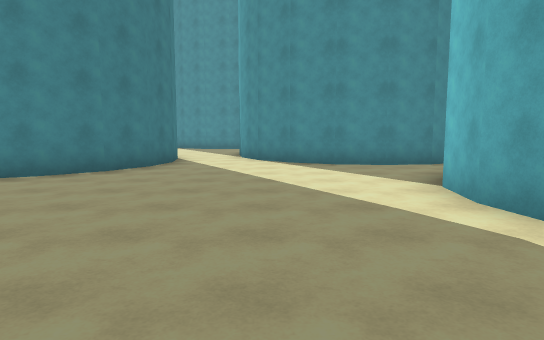
view 1 (above)

13 first-person views from a walk through a Unity game level. The camera is 1.5 m above the floor, tilts 6° down and sees 75° across. The floor is counted in squares, 2 m on a side. Each view is taken from the middle of a square. On the plan, view 1 faces up. The plan holds only what a view shows up to about 11 squares ahead; the rest is blank. The place goes on beyond the plan. Some animated figures are left out.

view 2
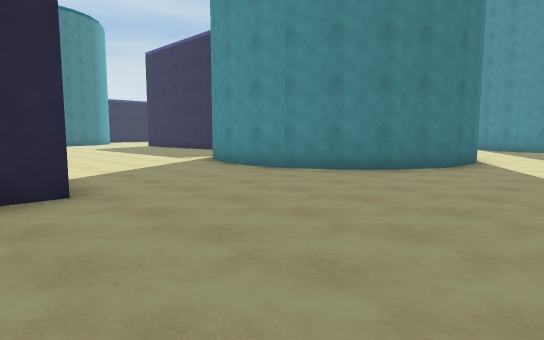

view 3
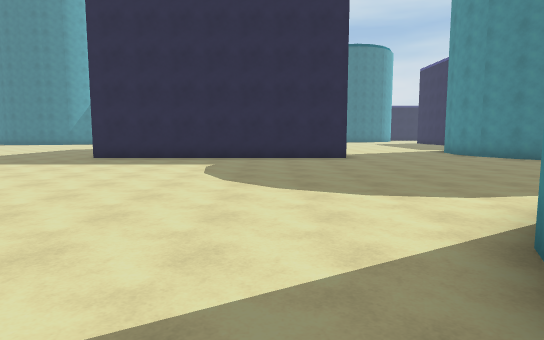

view 4
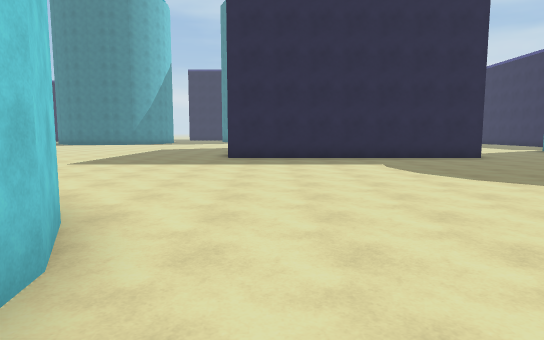

view 5
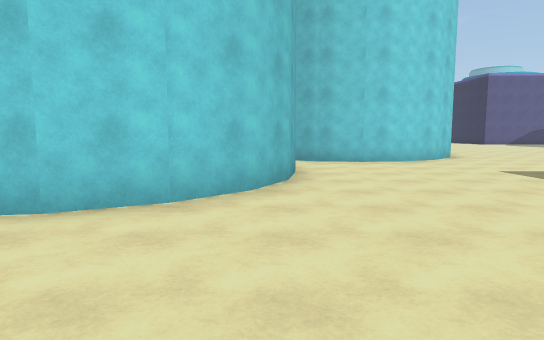

view 6
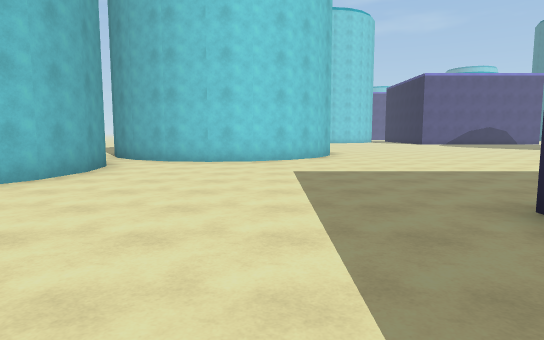

view 7
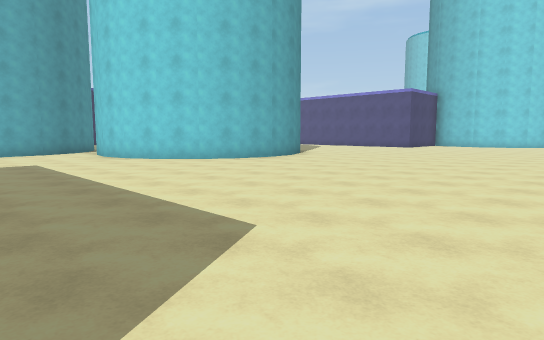

view 8
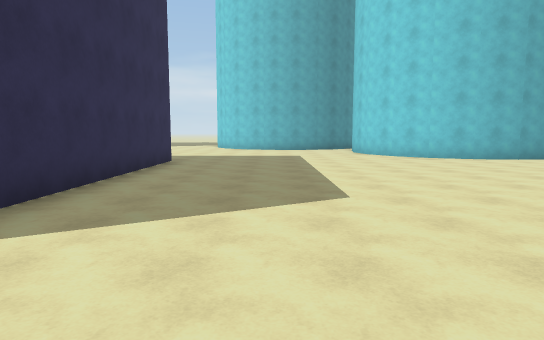

view 9
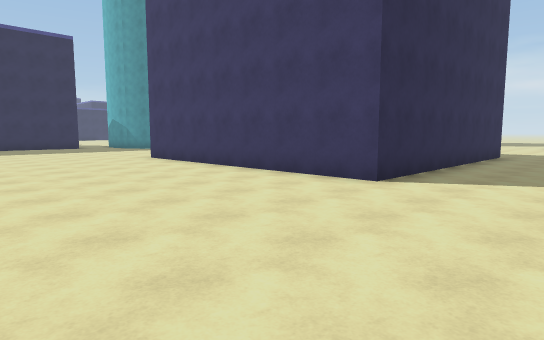

view 10
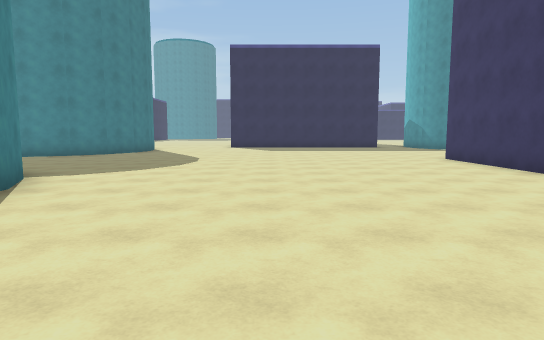

view 11
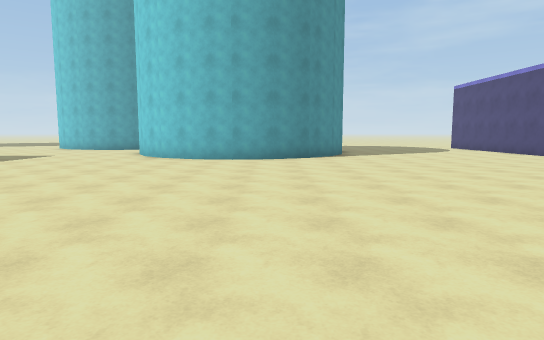

view 12
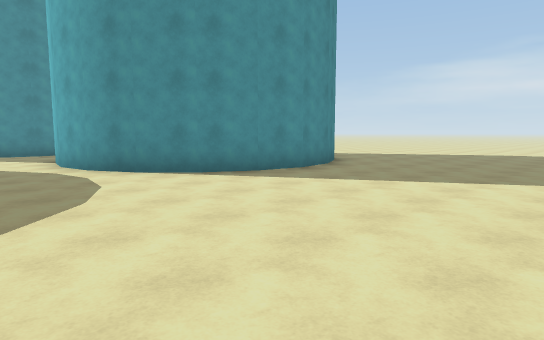

view 13
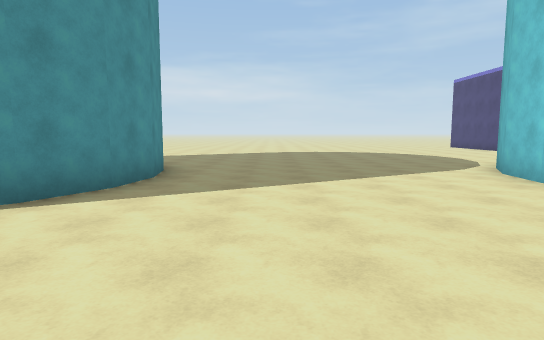

### Floor plan
Points are (right, up) in squares from view 1. A wall is a line through its corners. A room is listed if a view was taken in it or the views show most of it. See-through windows are left out.
Room 1 (views 1, 2, 3, 4, 5, 6, 7, 8, 9, 10, 11, 12, 13)
walls: (-21.1, -3.2) (-20.5, -4.3); (-4.5, 1.2) (-4.5, -6.3) (-12, -6.3) (-12, 1.2); (1.7, -11) (1.5, -9.8) (1.7, -8.6) (2.3, -7.6) (3.1, -6.8) (4.1, -6.2) (5.3, -6.1) (6.5, -6.2) (7.6, -6.8); (-2.7, 10.3) (-2.5, 9.1) (-2.7, 7.9) (-3.3, 6.9) (-4.1, 6.1) (-5.1, 5.5) (-6.3, 5.4) (-7.5, 5.5) (-8.5, 6.1); (-2.9, -18.6) (-3.4, -18.1) (-3.9, -17.1) (-4.1, -15.9) (-3.9, -14.7) (-3.4, -13.7) (-2.6, -12.9) (-1.5, -12.3) (-0.4, -12.2) (0.8, -12.3) (1.8, -12.9) (2.7, -13.7); (3.8, 8.4) (2.7, 8.2) (1.5, 8.4) (0.5, 9) (-0.4, 9.8) (-0.9, 10.9); (8.2, 0.7) (7.1, 0.2) (6, 0) (4.8, 0.2) (3.7, 0.7) (2.9, 1.5) (2.4, 2.6) (2.2, 3.7) (2.4, 4.9)
ways out: opening at (3, 8)

Where each view was taken, in squares from view 1:
view 1: 0 up, 0 right, facing up
view 2: 0 up, 0 right, facing up-left
view 3: 1 down, 6 right, facing left
view 4: 5 down, 6 right, facing left
view 5: 3 down, 2 right, facing down
view 6: 3 down, 2 left, facing down
view 7: 8 down, 12 left, facing down-right
view 8: 9 down, 14 left, facing right
view 9: 9 down, 17 left, facing up-right
view 10: 9 down, 17 left, facing up
view 11: 17 down, 14 left, facing right
view 12: 5 down, 0 right, facing up-right
view 13: 2 down, 0 right, facing right
